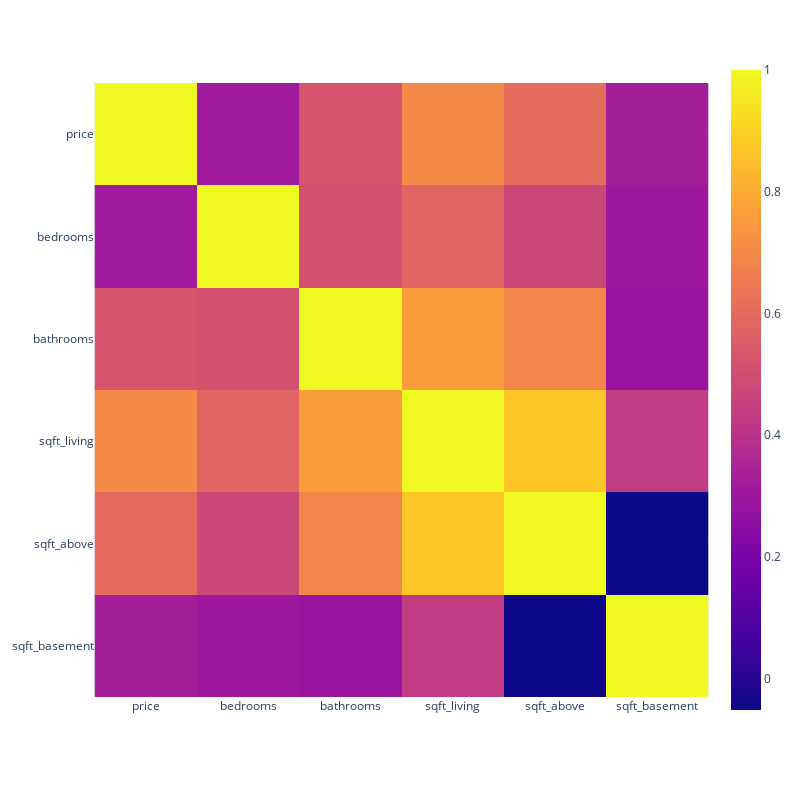

This figure's notebook cell:
### Code cell
# use plotly to draw a heatmap
# set figure size
# show the plot
import plotly.express as px
fig = px.imshow(df[["price", "bedrooms", "bathrooms", "sqft_living", "sqft_above", "sqft_basement"]].corr(), height=800, width=800)
fig.show()

### Figure 1 — Plotly figure (JSON) as saved in the notebook; plotly's stock layout.template omitted (floating-point values rounded to 4 significant figures)
{"data": [{"coloraxis": "coloraxis", "hovertemplate": "x: %{x}<br>y: %{y}<br>color: %{z}<extra></extra>", "name": "0", "type": "heatmap", "x": ["price", "bedrooms", "bathrooms", "sqft_living", "sqft_above", "sqft_basement"], "xaxis": "x", "y": ["price", "bedrooms", "bathrooms", "sqft_living", "sqft_above", "sqft_basement"], "yaxis": "y", "z": [[1, 0.3083, 0.5251, 0.702, 0.6056, 0.3238], [0.3083, 1, 0.5159, 0.5767, 0.4776, 0.3031], [0.5251, 0.5159, 1, 0.7547, 0.6853, 0.2838], [0.702, 0.5767, 0.7547, 1, 0.8766, 0.435], [0.6056, 0.4776, 0.6853, 0.8766, 1, -0.05194], [0.3238, 0.3031, 0.2838, 0.435, -0.05194, 1]]}], "layout": {"coloraxis": {"colorscale": [[0, "#0d0887"], [0.1111, "#46039f"], [0.2222, "#7201a8"], [0.3333, "#9c179e"], [0.4444, "#bd3786"], [0.5556, "#d8576b"], [0.6667, "#ed7953"], [0.7778, "#fb9f3a"], [0.8889, "#fdca26"], [1, "#f0f921"]]}, "height": 800, "margin": {"t": 60}, "width": 800, "xaxis": {"anchor": "y", "constrain": "domain", "domain": [0, 1], "scaleanchor": "y"}, "yaxis": {"anchor": "x", "autorange": "reversed", "constrain": "domain", "domain": [0, 1]}}}
